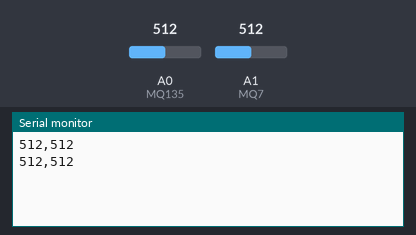
Bench run of a sketch on a simulated Arduino Uno, built with avr-gcc and run on an emulated ATmega328P. Shown: the last lines printed to the serial monitor. The inputs (shaded band) are chosen by the test bench; at power-on: A0 (MQ135) = 512, A1 (MQ7) = 512.

Above: at 10.8 s.
10.9 s: A0 (MQ135) set to 716
At 20.4 s:
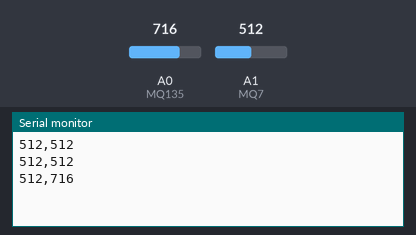
20.9 s: A1 (MQ7) set to 716
At 30.5 s:
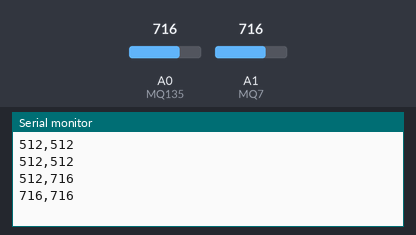
30.9 s: A0 (MQ135) set to 900
At 40.5 s:
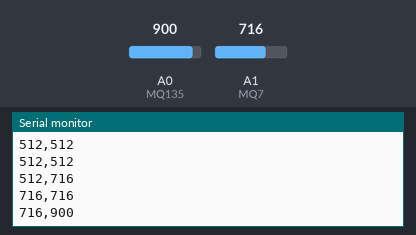
40.9 s: A1 (MQ7) set to 900
At 50.5 s:
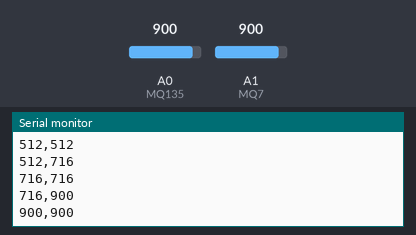
Timing chart, 0 to 51.9 s (numbered marks = the images above; inputs shaded):
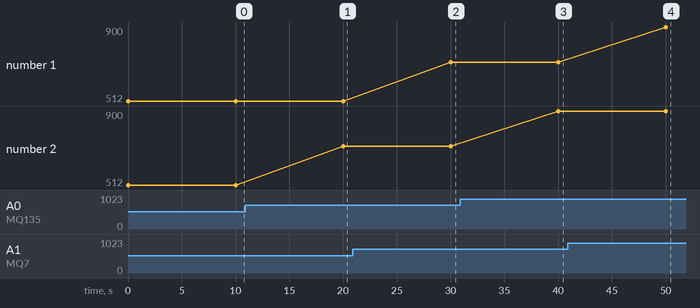

The sketch:

Arduino.ino
```cpp
#include "MQ135.h"
#include "MQ7.h"

#define MQ135 A0
#define MQ7 A1

void setup() {
  Serial.begin(4800);
  pinMode(MQ135, INPUT);
  pinMode(MQ7, INPUT);

}

void loop() {
  //BACA NILAI CO2
  int valueMQ135 = analogRead(A0);
  //BACA NILAI CO
  int valueMQ7 = analogRead(A1);
  Serial.print(valueMQ7);
  Serial.print(",");
  Serial.print(valueMQ135);
  Serial.println();
  delay(10000);

}
```

Measured:
- after the input at 10.9 s, the serial monitor: prints a new line after 9.1 s (image 1)
- after the input at 20.9 s, the serial monitor: prints a new line after 9.1 s (image 2)
- after the input at 30.9 s, the serial monitor: prints a new line after 9.1 s (image 3)
- after the input at 40.9 s, the serial monitor: prints a new line after 9.1 s (image 4)
- plotted number 2: 512 → 716 after the input at 10.9 s, 716 → 900 after the input at 30.9 s
